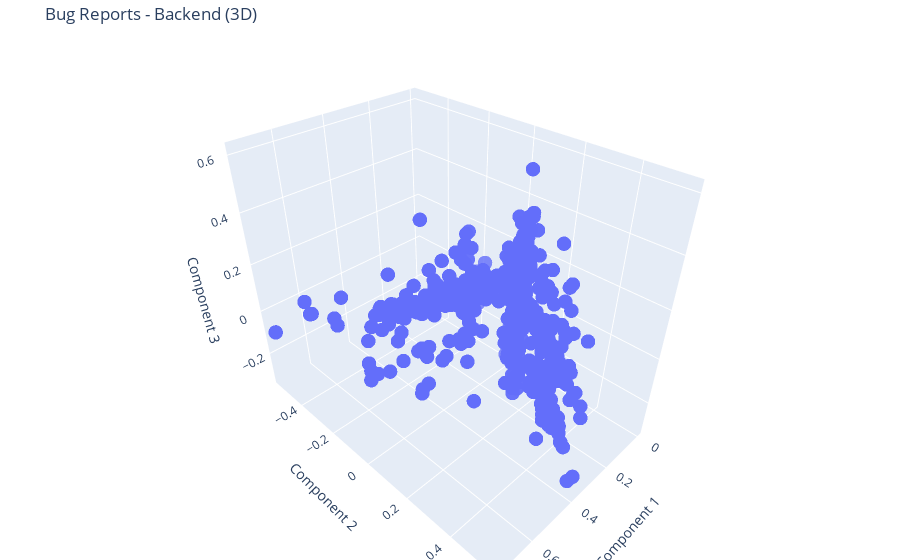
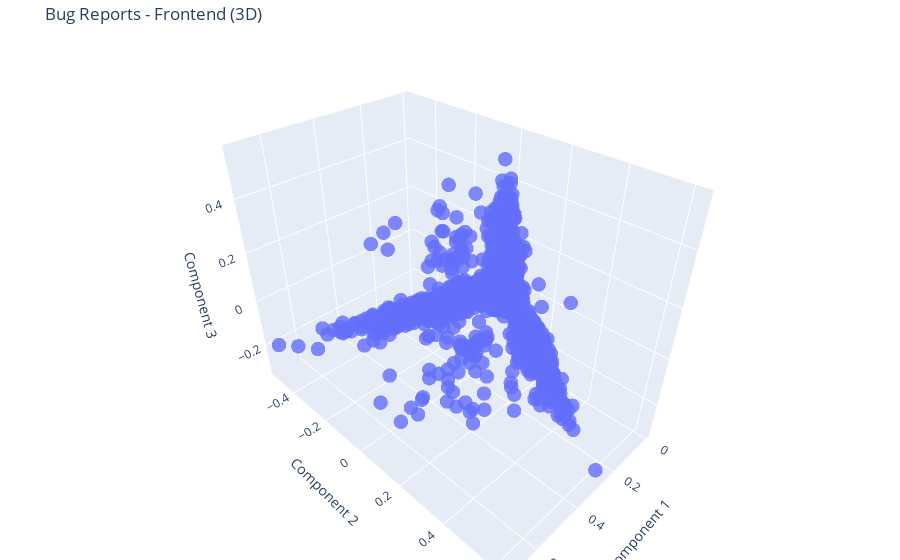
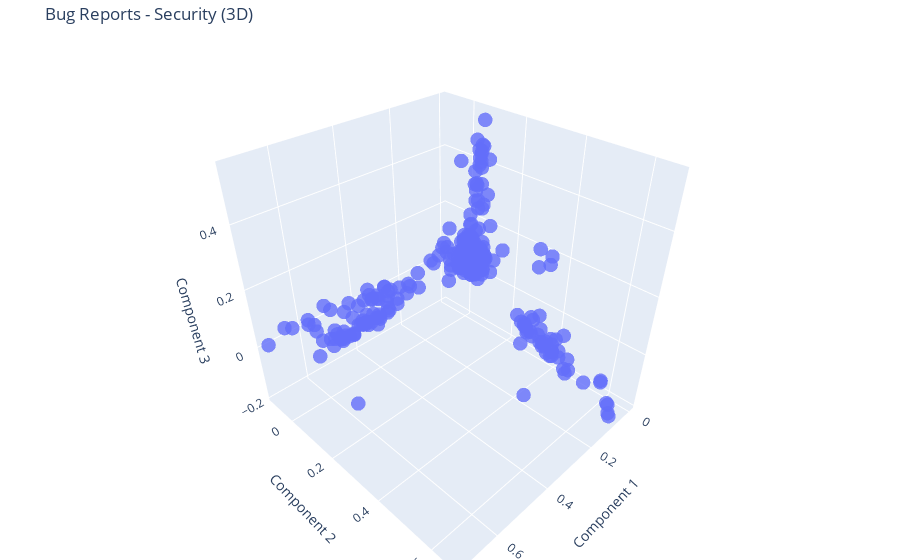
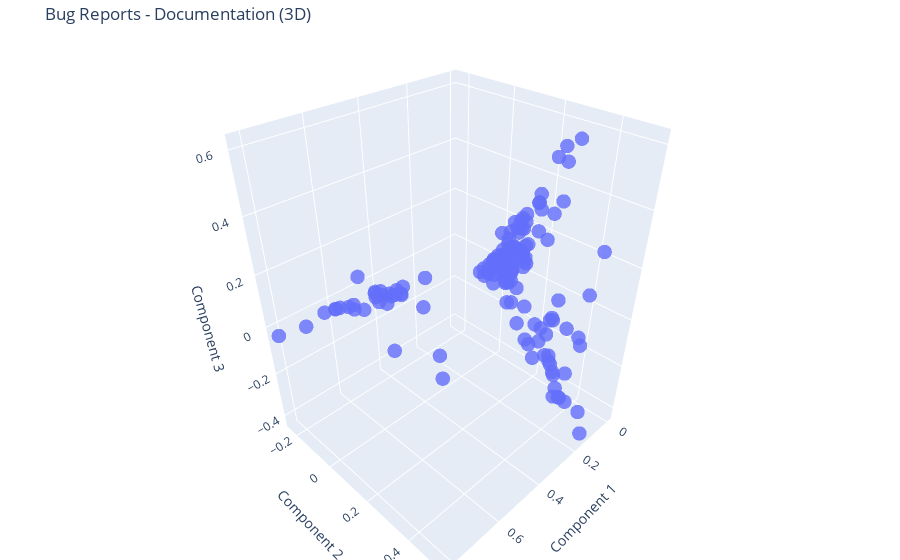

These figures' notebook cell, in order:
### Code cell
import plotly.graph_objs as go
from sklearn.decomposition import TruncatedSVD

# Reduce dimensionality using TruncatedSVD
svd = TruncatedSVD(n_components=3)  # Reduce to 3 dimensions for plotting

# Iterate over each class in X_train_dict
for class_name, reports in X_train_dict.items():
    # Fit TruncatedSVD on reports of the current class
    X_train_class = vectorizer.transform(reports)  # Assuming vectorizer is initialized
    X_svd_class = svd.fit_transform(X_train_class)
    
    # Create trace for the current class
    trace = go.Scatter3d(
        x=X_svd_class[:, 0],
        y=X_svd_class[:, 1],
        z=X_svd_class[:, 2],
        mode='markers',
        marker=dict(
            size=5,
            opacity=0.8,
        ),
        name=class_name
    )

    # Create layout
    layout = go.Layout(
        title=f'Bug Reports - {class_name} (3D)',
        scene=dict(
            xaxis=dict(title='Component 1'),
            yaxis=dict(title='Component 2'),
            zaxis=dict(title='Component 3'),
        ),
        margin=dict(l=0, r=0, b=0, t=40),
    )

    # Create figure
    fig = go.Figure(data=[trace], layout=layout)

    # Show interactive plot
    fig.show()

### Figure 1 — Plotly figure (JSON) as saved in the notebook; plotly's stock layout.template omitted (floating-point values rounded to 4 significant figures; data arrays with more than 128 entries replaced by an {"elided": "..."} marker saying what was removed)
{"data": [{"marker": {"opacity": 0.8, "size": 5}, "mode": "markers", "name": "Backend", "type": "scatter3d", "x": {"elided": "7437 float values"}, "y": {"elided": "7437 float values"}, "z": {"elided": "7437 float values"}}], "layout": {"margin": {"b": 0, "l": 0, "r": 0, "t": 40}, "scene": {"xaxis": {"title": {"text": "Component 1"}}, "yaxis": {"title": {"text": "Component 2"}}, "zaxis": {"title": {"text": "Component 3"}}}, "title": {"text": "Bug Reports - Backend (3D)"}}}

### Figure 2 — Plotly figure (JSON) as saved in the notebook; plotly's stock layout.template omitted (floating-point values rounded to 4 significant figures; data arrays with more than 128 entries replaced by an {"elided": "..."} marker saying what was removed)
{"data": [{"marker": {"opacity": 0.8, "size": 5}, "mode": "markers", "name": "Frontend", "type": "scatter3d", "x": {"elided": "5799 float values"}, "y": {"elided": "5799 float values"}, "z": {"elided": "5799 float values"}}], "layout": {"margin": {"b": 0, "l": 0, "r": 0, "t": 40}, "scene": {"xaxis": {"title": {"text": "Component 1"}}, "yaxis": {"title": {"text": "Component 2"}}, "zaxis": {"title": {"text": "Component 3"}}}, "title": {"text": "Bug Reports - Frontend (3D)"}}}

### Figure 3 — Plotly figure (JSON) as saved in the notebook; plotly's stock layout.template omitted (floating-point values rounded to 4 significant figures; data arrays with more than 128 entries replaced by an {"elided": "..."} marker saying what was removed)
{"data": [{"marker": {"opacity": 0.8, "size": 5}, "mode": "markers", "name": "Security", "type": "scatter3d", "x": {"elided": "367 float values"}, "y": {"elided": "367 float values"}, "z": {"elided": "367 float values"}}], "layout": {"margin": {"b": 0, "l": 0, "r": 0, "t": 40}, "scene": {"xaxis": {"title": {"text": "Component 1"}}, "yaxis": {"title": {"text": "Component 2"}}, "zaxis": {"title": {"text": "Component 3"}}}, "title": {"text": "Bug Reports - Security (3D)"}}}

### Figure 4 — Plotly figure (JSON) as saved in the notebook; plotly's stock layout.template omitted (floating-point values rounded to 4 significant figures; data arrays with more than 128 entries replaced by an {"elided": "..."} marker saying what was removed)
{"data": [{"marker": {"opacity": 0.8, "size": 5}, "mode": "markers", "name": "Documentation", "type": "scatter3d", "x": {"elided": "174 float values"}, "y": {"elided": "174 float values"}, "z": {"elided": "174 float values"}}], "layout": {"margin": {"b": 0, "l": 0, "r": 0, "t": 40}, "scene": {"xaxis": {"title": {"text": "Component 1"}}, "yaxis": {"title": {"text": "Component 2"}}, "zaxis": {"title": {"text": "Component 3"}}}, "title": {"text": "Bug Reports - Documentation (3D)"}}}
